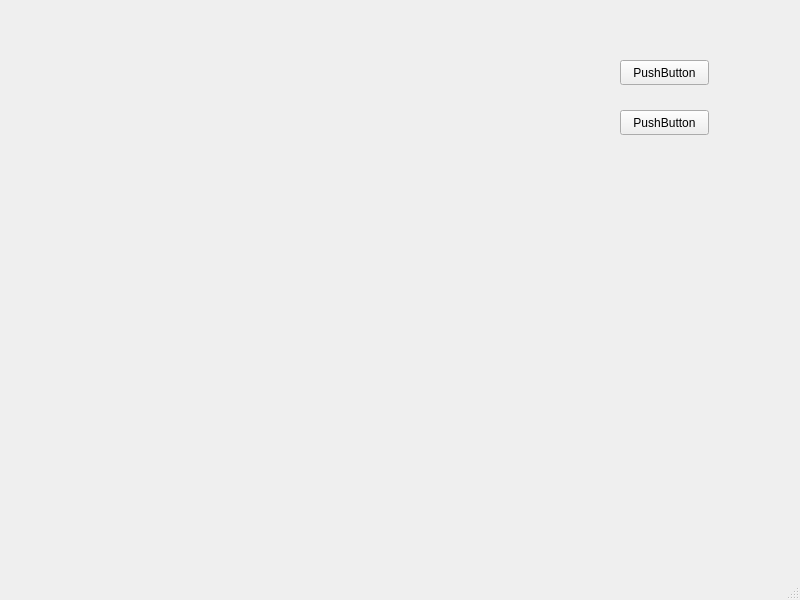
<?xml version="1.0" encoding="UTF-8"?>
<ui version="4.0">
 <class>MainWindow</class>
 <widget class="QMainWindow" name="MainWindow">
  <property name="geometry">
   <rect>
    <x>0</x>
    <y>0</y>
    <width>800</width>
    <height>600</height>
   </rect>
  </property>
  <property name="windowTitle">
   <string>MainWindow</string>
  </property>
  <widget class="QWidget" name="centralwidget">
   <widget class="QLabel" name="label">
    <property name="geometry">
     <rect>
      <x>10</x>
      <y>20</y>
      <width>501</width>
      <height>501</height>
     </rect>
    </property>
    <property name="text">
     <string/>
    </property>
   </widget>
   <widget class="QPushButton" name="pushButton">
    <property name="geometry">
     <rect>
      <x>620</x>
      <y>60</y>
      <width>89</width>
      <height>25</height>
     </rect>
    </property>
    <property name="text">
     <string>PushButton</string>
    </property>
   </widget>
   <widget class="QPushButton" name="pushButton_2">
    <property name="geometry">
     <rect>
      <x>620</x>
      <y>110</y>
      <width>89</width>
      <height>25</height>
     </rect>
    </property>
    <property name="text">
     <string>PushButton</string>
    </property>
   </widget>
  </widget>
  <widget class="QMenuBar" name="menubar">
   <property name="geometry">
    <rect>
     <x>0</x>
     <y>0</y>
     <width>800</width>
     <height>22</height>
    </rect>
   </property>
  </widget>
  <widget class="QStatusBar" name="statusbar"/>
 </widget>
 <resources/>
 <connections/>
</ui>
